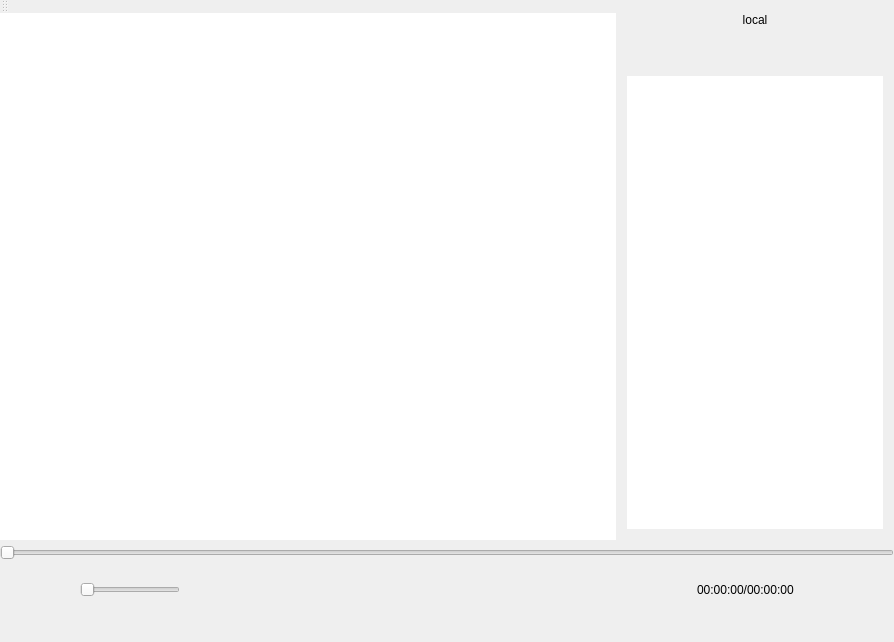
<?xml version="1.0" encoding="UTF-8"?>
<ui version="4.0">
 <class>MainWindow</class>
 <widget class="QMainWindow" name="MainWindow">
  <property name="geometry">
   <rect>
    <x>0</x>
    <y>0</y>
    <width>894</width>
    <height>642</height>
   </rect>
  </property>
  <property name="minimumSize">
   <size>
    <width>0</width>
    <height>80</height>
   </size>
  </property>
  <property name="windowTitle">
   <string>MainWindow</string>
  </property>
  <property name="windowOpacity">
   <double>1.000000000000000</double>
  </property>
  <property name="styleSheet">
   <string notr="true">border: none ;</string>
  </property>
  <widget class="QWidget" name="centralWidget">
   <layout class="QGridLayout" name="gridLayout_3">
    <property name="leftMargin">
     <number>0</number>
    </property>
    <property name="topMargin">
     <number>0</number>
    </property>
    <property name="rightMargin">
     <number>0</number>
    </property>
    <property name="bottomMargin">
     <number>0</number>
    </property>
    <property name="spacing">
     <number>0</number>
    </property>
    <item row="0" column="0">
     <layout class="QHBoxLayout" name="horizontalLayout" stretch="5,0">
      <property name="spacing">
       <number>0</number>
      </property>
      <item>
       <widget class="QGraphicsView" name="graphicsView">
        <property name="lineWidth">
         <number>0</number>
        </property>
       </widget>
      </item>
      <item>
       <widget class="QFrame" name="stackFrame">
        <property name="frameShadow">
         <enum>QFrame::Plain</enum>
        </property>
        <property name="lineWidth">
         <number>0</number>
        </property>
        <layout class="QVBoxLayout" name="verticalLayout">
         <property name="spacing">
          <number>0</number>
         </property>
         <property name="leftMargin">
          <number>0</number>
         </property>
         <property name="topMargin">
          <number>0</number>
         </property>
         <property name="rightMargin">
          <number>0</number>
         </property>
         <property name="bottomMargin">
          <number>0</number>
         </property>
         <item>
          <widget class="QPushButton" name="switchListButton">
           <property name="text">
            <string>local</string>
           </property>
           <property name="icon">
            <iconset resource="qrc.qrc">
             <normaloff>:/image/background.jpg</normaloff>:/image/background.jpg</iconset>
           </property>
          </widget>
         </item>
         <item>
          <widget class="QStackedWidget" name="stackedWidget">
           <property name="minimumSize">
            <size>
             <width>200</width>
             <height>0</height>
            </size>
           </property>
           <property name="lineWidth">
            <number>0</number>
           </property>
           <property name="currentIndex">
            <number>0</number>
           </property>
           <widget class="QWidget" name="page">
            <layout class="QGridLayout" name="gridLayout_2">
             <item row="0" column="0">
              <layout class="QHBoxLayout" name="horizontalLayout_6">
               <item>
                <spacer name="horizontalSpacer_4">
                 <property name="orientation">
                  <enum>Qt::Horizontal</enum>
                 </property>
                 <property name="sizeHint" stdset="0">
                  <size>
                   <width>40</width>
                   <height>20</height>
                  </size>
                 </property>
                </spacer>
               </item>
               <item>
                <widget class="QPushButton" name="localBtnAdd">
                 <property name="minimumSize">
                  <size>
                   <width>32</width>
                   <height>32</height>
                  </size>
                 </property>
                 <property name="maximumSize">
                  <size>
                   <width>32</width>
                   <height>32</height>
                  </size>
                 </property>
                 <property name="text">
                  <string/>
                 </property>
                 <property name="icon">
                  <iconset theme="xml-element-new">
                   <normaloff>.</normaloff>.</iconset>
                 </property>
                 <property name="iconSize">
                  <size>
                   <width>32</width>
                   <height>32</height>
                  </size>
                 </property>
                </widget>
               </item>
               <item>
                <widget class="QPushButton" name="localBtnDel">
                 <property name="minimumSize">
                  <size>
                   <width>32</width>
                   <height>32</height>
                  </size>
                 </property>
                 <property name="maximumSize">
                  <size>
                   <width>32</width>
                   <height>32</height>
                  </size>
                 </property>
                 <property name="text">
                  <string/>
                 </property>
                 <property name="icon">
                  <iconset theme="xml-attribute-delete">
                   <normaloff>.</normaloff>.</iconset>
                 </property>
                 <property name="iconSize">
                  <size>
                   <width>32</width>
                   <height>32</height>
                  </size>
                 </property>
                </widget>
               </item>
              </layout>
             </item>
             <item row="1" column="0">
              <widget class="QListWidget" name="locallistWidget">
               <property name="editTriggers">
                <set>QAbstractItemView::NoEditTriggers</set>
               </property>
              </widget>
             </item>
            </layout>
           </widget>
           <widget class="QWidget" name="page_2">
            <layout class="QGridLayout" name="gridLayout">
             <property name="leftMargin">
              <number>0</number>
             </property>
             <property name="topMargin">
              <number>0</number>
             </property>
             <property name="rightMargin">
              <number>0</number>
             </property>
             <property name="bottomMargin">
              <number>0</number>
             </property>
             <property name="spacing">
              <number>0</number>
             </property>
             <item row="1" column="0">
              <widget class="QTreeView" name="urltreeView">
               <property name="toolTipDuration">
                <number>0</number>
               </property>
              </widget>
             </item>
             <item row="0" column="0">
              <widget class="QLineEdit" name="lineEdit"/>
             </item>
            </layout>
           </widget>
          </widget>
         </item>
        </layout>
       </widget>
      </item>
     </layout>
    </item>
    <item row="3" column="0">
     <widget class="QWidget" name="ttbWidget" native="true">
      <property name="minimumSize">
       <size>
        <width>0</width>
        <height>80</height>
       </size>
      </property>
      <layout class="QVBoxLayout" name="verticalLayout_2">
       <property name="spacing">
        <number>0</number>
       </property>
       <property name="leftMargin">
        <number>0</number>
       </property>
       <property name="topMargin">
        <number>0</number>
       </property>
       <property name="rightMargin">
        <number>0</number>
       </property>
       <property name="bottomMargin">
        <number>0</number>
       </property>
       <item>
        <widget class="QSlider" name="movieSlider">
         <property name="orientation">
          <enum>Qt::Horizontal</enum>
         </property>
        </widget>
       </item>
       <item>
        <layout class="QHBoxLayout" name="horizontalLayout_5" stretch="1,1,1">
         <item>
          <layout class="QHBoxLayout" name="horizontalLayout_4">
           <property name="spacing">
            <number>0</number>
           </property>
           <item>
            <widget class="QPushButton" name="openFileBtn">
             <property name="minimumSize">
              <size>
               <width>50</width>
               <height>50</height>
              </size>
             </property>
             <property name="maximumSize">
              <size>
               <width>50</width>
               <height>50</height>
              </size>
             </property>
             <property name="styleSheet">
              <string notr="true">border:none;</string>
             </property>
             <property name="text">
              <string/>
             </property>
             <property name="icon">
              <iconset resource="qrc.qrc">
               <normaloff>:/svg/document-new.svg</normaloff>:/svg/document-new.svg</iconset>
             </property>
             <property name="iconSize">
              <size>
               <width>50</width>
               <height>50</height>
              </size>
             </property>
             <property name="autoDefault">
              <bool>false</bool>
             </property>
             <property name="default">
              <bool>false</bool>
             </property>
            </widget>
           </item>
           <item>
            <widget class="QPushButton" name="VoiceBtn">
             <property name="maximumSize">
              <size>
               <width>30</width>
               <height>30</height>
              </size>
             </property>
             <property name="styleSheet">
              <string notr="true">border:none;</string>
             </property>
             <property name="text">
              <string/>
             </property>
             <property name="icon">
              <iconset resource="qrc.qrc">
               <normaloff>:/svg/audio-volume-high-symbolic-dark.svg</normaloff>:/svg/audio-volume-high-symbolic-dark.svg</iconset>
             </property>
             <property name="iconSize">
              <size>
               <width>24</width>
               <height>24</height>
              </size>
             </property>
            </widget>
           </item>
           <item>
            <widget class="QSlider" name="voiceSlider">
             <property name="minimumSize">
              <size>
               <width>0</width>
               <height>0</height>
              </size>
             </property>
             <property name="maximumSize">
              <size>
               <width>100</width>
               <height>16777215</height>
              </size>
             </property>
             <property name="orientation">
              <enum>Qt::Horizontal</enum>
             </property>
            </widget>
           </item>
           <item>
            <spacer name="horizontalSpacer">
             <property name="orientation">
              <enum>Qt::Horizontal</enum>
             </property>
             <property name="sizeHint" stdset="0">
              <size>
               <width>40</width>
               <height>20</height>
              </size>
             </property>
            </spacer>
           </item>
          </layout>
         </item>
         <item>
          <layout class="QHBoxLayout" name="horizontalLayout_2">
           <property name="spacing">
            <number>0</number>
           </property>
           <item>
            <spacer name="horizontalSpacer_3">
             <property name="orientation">
              <enum>Qt::Horizontal</enum>
             </property>
             <property name="sizeHint" stdset="0">
              <size>
               <width>40</width>
               <height>20</height>
              </size>
             </property>
            </spacer>
           </item>
           <item>
            <widget class="QPushButton" name="previousBtn">
             <property name="minimumSize">
              <size>
               <width>50</width>
               <height>50</height>
              </size>
             </property>
             <property name="maximumSize">
              <size>
               <width>50</width>
               <height>50</height>
              </size>
             </property>
             <property name="styleSheet">
              <string notr="true">border:none;</string>
             </property>
             <property name="text">
              <string/>
             </property>
             <property name="icon">
              <iconset resource="qrc.qrc">
               <normaloff>:/svg/media-skip-backward.svg</normaloff>:/svg/media-skip-backward.svg</iconset>
             </property>
             <property name="iconSize">
              <size>
               <width>50</width>
               <height>50</height>
              </size>
             </property>
            </widget>
           </item>
           <item>
            <widget class="QPushButton" name="playBtn">
             <property name="minimumSize">
              <size>
               <width>50</width>
               <height>50</height>
              </size>
             </property>
             <property name="maximumSize">
              <size>
               <width>50</width>
               <height>50</height>
              </size>
             </property>
             <property name="styleSheet">
              <string notr="true">border:none;</string>
             </property>
             <property name="text">
              <string/>
             </property>
             <property name="icon">
              <iconset resource="qrc.qrc">
               <normaloff>:/svg/media-playback-start.svg</normaloff>:/svg/media-playback-start.svg</iconset>
             </property>
             <property name="iconSize">
              <size>
               <width>50</width>
               <height>50</height>
              </size>
             </property>
            </widget>
           </item>
           <item>
            <widget class="QPushButton" name="nextBtn">
             <property name="minimumSize">
              <size>
               <width>50</width>
               <height>50</height>
              </size>
             </property>
             <property name="maximumSize">
              <size>
               <width>50</width>
               <height>50</height>
              </size>
             </property>
             <property name="styleSheet">
              <string notr="true">border:none;</string>
             </property>
             <property name="text">
              <string/>
             </property>
             <property name="icon">
              <iconset resource="qrc.qrc">
               <normaloff>:/svg/media-skip-forward.svg</normaloff>:/svg/media-skip-forward.svg</iconset>
             </property>
             <property name="iconSize">
              <size>
               <width>50</width>
               <height>50</height>
              </size>
             </property>
            </widget>
           </item>
           <item>
            <widget class="QPushButton" name="stopBtn">
             <property name="minimumSize">
              <size>
               <width>50</width>
               <height>50</height>
              </size>
             </property>
             <property name="maximumSize">
              <size>
               <width>50</width>
               <height>50</height>
              </size>
             </property>
             <property name="autoFillBackground">
              <bool>false</bool>
             </property>
             <property name="styleSheet">
              <string notr="true">border:none;</string>
             </property>
             <property name="text">
              <string/>
             </property>
             <property name="icon">
              <iconset resource="qrc.qrc">
               <normaloff>:/svg/media-playback-stop.svg</normaloff>:/svg/media-playback-stop.svg</iconset>
             </property>
             <property name="iconSize">
              <size>
               <width>50</width>
               <height>50</height>
              </size>
             </property>
            </widget>
           </item>
           <item>
            <spacer name="horizontalSpacer_2">
             <property name="orientation">
              <enum>Qt::Horizontal</enum>
             </property>
             <property name="sizeHint" stdset="0">
              <size>
               <width>40</width>
               <height>20</height>
              </size>
             </property>
            </spacer>
           </item>
          </layout>
         </item>
         <item>
          <layout class="QHBoxLayout" name="horizontalLayout_3">
           <property name="spacing">
            <number>0</number>
           </property>
           <item>
            <spacer name="horizontalSpacer_5">
             <property name="orientation">
              <enum>Qt::Horizontal</enum>
             </property>
             <property name="sizeHint" stdset="0">
              <size>
               <width>40</width>
               <height>20</height>
              </size>
             </property>
            </spacer>
           </item>
           <item>
            <widget class="QLabel" name="timeLabel">
             <property name="text">
              <string>00:00:00/00:00:00</string>
             </property>
            </widget>
           </item>
           <item>
            <widget class="QPushButton" name="hideStackBtn">
             <property name="minimumSize">
              <size>
               <width>50</width>
               <height>50</height>
              </size>
             </property>
             <property name="maximumSize">
              <size>
               <width>50</width>
               <height>50</height>
              </size>
             </property>
             <property name="styleSheet">
              <string notr="true">border:none;</string>
             </property>
             <property name="text">
              <string/>
             </property>
             <property name="icon">
              <iconset resource="qrc.qrc">
               <normaloff>:/svg/pane-show.svg</normaloff>:/svg/pane-show.svg</iconset>
             </property>
             <property name="iconSize">
              <size>
               <width>50</width>
               <height>50</height>
              </size>
             </property>
            </widget>
           </item>
           <item>
            <widget class="QPushButton" name="fullScreenBtn">
             <property name="minimumSize">
              <size>
               <width>50</width>
               <height>50</height>
              </size>
             </property>
             <property name="maximumSize">
              <size>
               <width>50</width>
               <height>50</height>
              </size>
             </property>
             <property name="styleSheet">
              <string notr="true">border:none;</string>
             </property>
             <property name="text">
              <string/>
             </property>
             <property name="icon">
              <iconset resource="qrc.qrc">
               <normaloff>:/svg/view-fullscreen.svg</normaloff>:/svg/view-fullscreen.svg</iconset>
             </property>
             <property name="iconSize">
              <size>
               <width>50</width>
               <height>50</height>
              </size>
             </property>
            </widget>
           </item>
          </layout>
         </item>
        </layout>
       </item>
      </layout>
     </widget>
    </item>
   </layout>
  </widget>
  <widget class="QMenuBar" name="menuBar">
   <property name="geometry">
    <rect>
     <x>0</x>
     <y>0</y>
     <width>894</width>
     <height>36</height>
    </rect>
   </property>
  </widget>
  <widget class="QToolBar" name="mainToolBar">
   <attribute name="toolBarArea">
    <enum>TopToolBarArea</enum>
   </attribute>
   <attribute name="toolBarBreak">
    <bool>false</bool>
   </attribute>
  </widget>
  <widget class="QStatusBar" name="statusBar"/>
 </widget>
 <layoutdefault spacing="6" margin="11"/>
 <resources>
  <include location="qrc.qrc"/>
 </resources>
 <connections/>
</ui>
